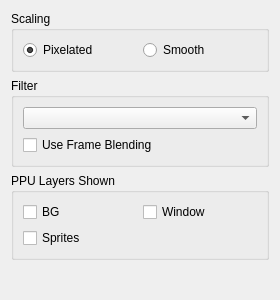
<?xml version="1.0" encoding="UTF-8"?>
<ui version="4.0">
 <class>VideoWindow</class>
 <widget class="QWidget" name="Form">
  <property name="geometry">
   <rect>
    <x>0</x>
    <y>0</y>
    <width>280</width>
    <height>300</height>
   </rect>
  </property>
  <property name="minimumSize">
   <size>
    <width>280</width>
    <height>300</height>
   </size>
  </property>
  <property name="windowTitle">
   <string>Form</string>
  </property>
  <layout class="QVBoxLayout" name="verticalLayout">
   <item>
    <widget class="QGroupBox" name="groupBox">
     <property name="title">
      <string>Scaling</string>
     </property>
     <layout class="QHBoxLayout" name="horizontalLayout">
      <item>
       <widget class="QRadioButton" name="pixelated_radio">
        <property name="text">
         <string>Pixelated</string>
        </property>
        <property name="checked">
         <bool>true</bool>
        </property>
        <attribute name="buttonGroup">
         <string notr="true">buttonGroup</string>
        </attribute>
       </widget>
      </item>
      <item>
       <widget class="QRadioButton" name="smooth_radio">
        <property name="text">
         <string>Smooth</string>
        </property>
        <attribute name="buttonGroup">
         <string notr="true">buttonGroup</string>
        </attribute>
       </widget>
      </item>
     </layout>
    </widget>
   </item>
   <item>
    <widget class="QGroupBox" name="groupBox_2">
     <property name="title">
      <string>Filter</string>
     </property>
     <layout class="QVBoxLayout" name="verticalLayout_2">
      <item>
       <widget class="QComboBox" name="filter_select"/>
      </item>
      <item>
       <widget class="QCheckBox" name="blending_box">
        <property name="text">
         <string>Use Frame Blending</string>
        </property>
       </widget>
      </item>
     </layout>
    </widget>
   </item>
   <item>
    <widget class="QGroupBox" name="groupBox_3">
     <property name="title">
      <string>PPU Layers Shown</string>
     </property>
     <layout class="QGridLayout" name="gridLayout">
      <item row="0" column="0">
       <widget class="QCheckBox" name="background_box">
        <property name="text">
         <string>BG</string>
        </property>
       </widget>
      </item>
      <item row="0" column="1">
       <widget class="QCheckBox" name="window_box">
        <property name="text">
         <string>Window</string>
        </property>
       </widget>
      </item>
      <item row="1" column="0">
       <widget class="QCheckBox" name="sprites_box">
        <property name="text">
         <string>Sprites</string>
        </property>
       </widget>
      </item>
     </layout>
    </widget>
   </item>
   <item>
    <spacer name="verticalSpacer">
     <property name="orientation">
      <enum>Qt::Vertical</enum>
     </property>
     <property name="sizeHint" stdset="0">
      <size>
       <width>20</width>
       <height>40</height>
      </size>
     </property>
    </spacer>
   </item>
  </layout>
 </widget>
 <resources/>
 <connections/>
 <buttongroups>
  <buttongroup name="buttonGroup"/>
 </buttongroups>
</ui>
